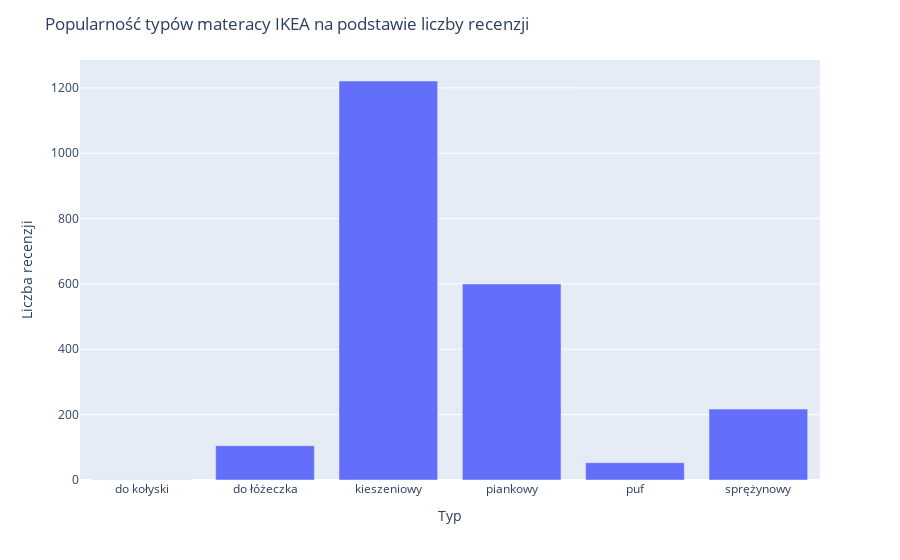

Here is the notebook cell this chart was saved with:
### Code cell
popularity_by_type = ikea.groupby('type')['reviews_count'].sum().reset_index()

fig = px.bar(popularity_by_type, x='type', y='reviews_count', labels={'type': 'Typ', 'reviews_count': 'Liczba recenzji'}) 
fig.update_layout(title='Popularność typów materacy IKEA na podstawie liczby recenzji')
fig.show()

### Figure 1 — Plotly figure (JSON) as saved in the notebook; plotly's stock layout.template omitted (floating-point values rounded to 4 significant figures)
{"data": [{"alignmentgroup": "True", "hovertemplate": "Typ=%{x}<br>Liczba recenzji=%{y}<extra></extra>", "legendgroup": "", "marker": {"color": "#636efa", "pattern": {"shape": ""}}, "name": "", "offsetgroup": "", "orientation": "v", "showlegend": false, "textposition": "auto", "type": "bar", "x": ["do kołyski", "do łóżeczka", "kieszeniowy", "piankowy", "puf", "sprężynowy"], "xaxis": "x", "y": [1, 105, 1221, 600, 53, 217], "yaxis": "y"}], "layout": {"barmode": "relative", "legend": {"tracegroupgap": 0}, "margin": {"t": 60}, "title": {"text": "Popularność typów materacy IKEA na podstawie liczby recenzji"}, "xaxis": {"anchor": "y", "domain": [0, 1], "title": {"text": "Typ"}}, "yaxis": {"anchor": "x", "domain": [0, 1], "title": {"text": "Liczba recenzji"}}}}
